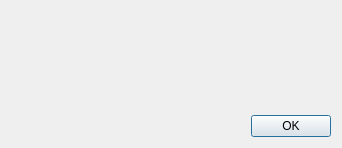
<?xml version="1.0" encoding="UTF-8"?>
<ui version="4.0">
 <class>MessageDialog</class>
 <widget class="QDialog" name="MessageDialog">
  <property name="geometry">
   <rect>
    <x>0</x>
    <y>0</y>
    <width>338</width>
    <height>148</height>
   </rect>
  </property>
  <property name="windowTitle">
   <string>EbonHack</string>
  </property>
  <layout class="QVBoxLayout" name="verticalLayout">
   <item>
    <spacer name="verticalSpacer_2">
     <property name="orientation">
      <enum>Qt::Vertical</enum>
     </property>
     <property name="sizeHint" stdset="0">
      <size>
       <width>20</width>
       <height>5</height>
      </size>
     </property>
    </spacer>
   </item>
   <item>
    <widget class="QLabel" name="messageLabel">
     <property name="sizePolicy">
      <sizepolicy hsizetype="MinimumExpanding" vsizetype="Preferred">
       <horstretch>0</horstretch>
       <verstretch>0</verstretch>
      </sizepolicy>
     </property>
     <property name="minimumSize">
      <size>
       <width>320</width>
       <height>0</height>
      </size>
     </property>
     <property name="maximumSize">
      <size>
       <width>480</width>
       <height>16777215</height>
      </size>
     </property>
     <property name="text">
      <string/>
     </property>
     <property name="alignment">
      <set>Qt::AlignCenter</set>
     </property>
     <property name="wordWrap">
      <bool>true</bool>
     </property>
    </widget>
   </item>
   <item>
    <spacer name="verticalSpacer">
     <property name="orientation">
      <enum>Qt::Vertical</enum>
     </property>
     <property name="sizeHint" stdset="0">
      <size>
       <width>20</width>
       <height>54</height>
      </size>
     </property>
    </spacer>
   </item>
   <item>
    <layout class="QHBoxLayout" name="horizontalLayout">
     <item>
      <spacer name="horizontalSpacer">
       <property name="orientation">
        <enum>Qt::Horizontal</enum>
       </property>
       <property name="sizeHint" stdset="0">
        <size>
         <width>40</width>
         <height>20</height>
        </size>
       </property>
      </spacer>
     </item>
     <item>
      <widget class="QPushButton" name="okButton">
       <property name="text">
        <string>OK</string>
       </property>
      </widget>
     </item>
    </layout>
   </item>
  </layout>
 </widget>
 <resources/>
 <connections/>
</ui>
